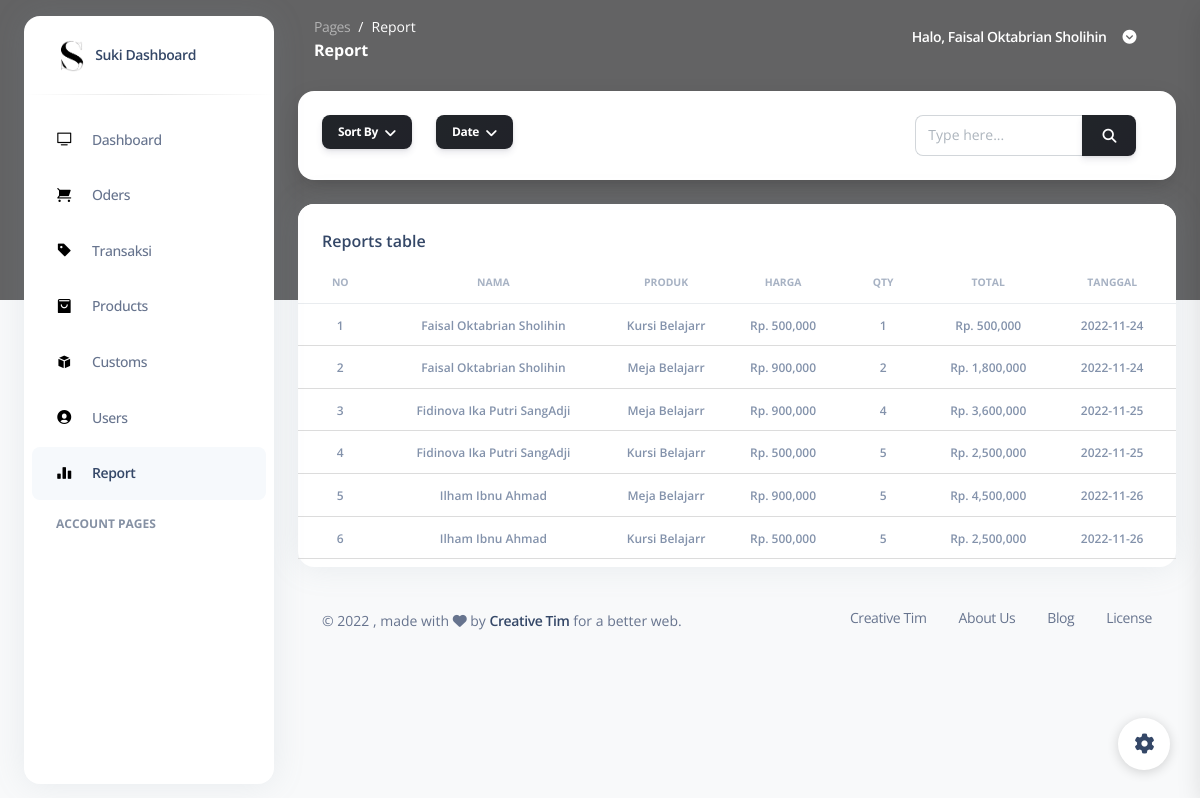
Screenshot of /pages/report.view.php (signed in) with the database file from the repository.
### tables this page shows
CREATE TABLE `tb_user` (
  `id` int(2) NOT NULL,
  `nama` varchar(50) NOT NULL,
  `foto` varchar(250) NOT NULL,
  `nohp` varchar(13) NOT NULL,
  `email` varchar(50) NOT NULL,
  `username` varchar(50) NOT NULL,
  `password` varchar(50) NOT NULL,
  `level` int(2) NOT NULL
);

CREATE TABLE `tb_detail_transaksi` (
  `id` int(2) NOT NULL,
  `id_transaksi` int(2) NOT NULL,
  `id_user` int(11) NOT NULL,
  `id_product` int(2) NOT NULL,
  `qty` int(3) NOT NULL
);

CREATE TABLE `tb_product` (
  `id` int(2) NOT NULL,
  `nama` varchar(50) NOT NULL,
  `foto` varchar(250) NOT NULL,
  `harga` int(12) NOT NULL,
  `qty` int(3) NOT NULL,
  `kategori` int(2) NOT NULL,
  `deskripsi` varchar(1000) NOT NULL
);

CREATE TABLE `tb_transaksi` (
  `id` int(2) NOT NULL,
  `user_id` int(2) NOT NULL,
  `tanggal` date NOT NULL
);

### pages/report.view.php (the view, shortened to what this page needs)
<?php
include "koneksi.php";
if (isset($_SESSION["ses_username"]) == "") {
  header("location: login.php");
} else {
  $data_id = $_SESSION["ses_id"];
}
?>
<!DOCTYPE html>
<html lang="en">
<head>
  <link href="../assets/css/nucleo-icons.css" rel="stylesheet" />
  <link href="../assets/css/nucleo-svg.css" rel="stylesheet" />
  <link href="../assets/css/nucleo-svg.css" rel="stylesheet" />
  <link id="pagestyle" href="../assets/css/argon-dashboard.css" rel="stylesheet" />
</head>
<body class="g-sidenav-show bg-gray-100">
  <div class="min-height-300 position-absolute w-100"></div>
  <aside class="sidenav bg-white navbar navbar-vertical navbar-expand-xs border-0 border-radius-xl my-3 fixed-start ms-4" id="sidenav-main">
    <div class="sidenav-header">
      <a class="navbar-brand m-0" href="/pages/dashboard.html">
        <img src="../assets/images/icon.png" class="navbar-brand-img h-100" alt="main_logo" />
        <span class="ms-1 font-weight-bold">Suki Dashboard</span>
      </a>
    </div>
    <hr class="horizontal dark mt-0" />
    <div class="collapse navbar-collapse w-auto" id="sidenav-collapse-main">
      <ul class="navbar-nav">
        <li class="nav-item">
          <a class="nav-link" href="./dashboard.view.php">
            <div class="icon icon-shape icon-sm border-radius-md text-center me-2 d-flex align-items-center justify-content-center">
              <i class="ni ni-tv-2 text-warning text-sm opacity-10"></i>
            </div>
            <span class="nav-link-text ms-1">Dashboard</span>
          </a>
        </li>
        <li class="nav-item">
          <a class="nav-link" href="./orders.view.php">
            <div class="icon icon-shape icon-sm border-radius-md text-center me-2 d-flex align-items-center justify-content-center">
              <i class="ni ni-cart text-warning text-sm opacity-10"></i>
            </div>
            <span class="nav-link-text ms-1">Oders</span>
          </a>
        </li>
        <li class="nav-item">
          <a class="nav-link" href="./transaksi.view.php">
            <div class="icon icon-shape icon-sm border-radius-md text-center me-2 d-flex align-items-center justify-content-center">
              <i class="ni ni-tag text-warning text-sm opacity-10"></i>
            </div>
            <span class="nav-link-text ms-1">Transaksi</span>
          </a>
        </li>
        <li class="nav-item">
          <a class="nav-link" href="./products.view.php">
            <div class="icon icon-shape icon-sm border-radius-md text-center me-2 d-flex align-items-center justify-content-center">
              <i class="ni ni-bag-17 text-warning text-sm opacity-10"></i>
            </div>
            <span class="nav-link-text ms-1">Products</span>
          </a>
        </li>
        <li class="nav-item">
          <a class="nav-link" href="./customs.view.php">
            <div class="icon icon-shape icon-sm border-radius-md text-center me-2 d-flex align-items-center justify-content-center">
              <i class="ni ni-app text-warning text-sm opacity-10"></i>
            </div>
            <span class="nav-link-text ms-1">Customs</span>
          </a>
        </li>
        <li class="nav-item">
          <a class="nav-link" href="./users.view.php">
            <div class="icon icon-shape icon-sm border-radius-md text-center me-2 d-flex align-items-center justify-content-center">
              <i class="ni ni-circle-08 text-warning text-sm opacity-10"></i>
            </div>
            <span class="nav-link-text ms-1">Users</span>
          </a>
        </li>
        <li class="nav-item">
          <a class="nav-link  active" href="./report.view.php">
            <div class="icon icon-shape icon-sm border-radius-md text-center me-2 d-flex align-items-center justify-content-center">
              <i class="ni ni-chart-bar-32 text-warning text-sm opacity-10"></i>
            </div>
            <span class="nav-link-text ms-1">Report</span>
          </a>
        </li>
        <li class="nav-item mt-3">
          <h6 class="ps-4 ms-2 text-uppercase text-xs font-weight-bolder opacity-6">
            Account pages
          </h6>
        </li>
        <li class="nav-item">
          <a class="nav-link" href="./profile.view.php">
          </a>
        </li>
  </aside>
  <main class="main-content position-relative border-radius-lg">
    <nav class="navbar navbar-main navbar-expand-lg px-0 mx-4 shadow-none border-radius-xl" id="navbarBlur" data-scroll="false">
      <div class="container-fluid py-1 px-3">
        <nav aria-label="breadcrumb">
          <ol class="breadcrumb bg-transparent mb-0 pb-0 pt-1 px-0 me-sm-6 me-5">
            <li class="breadcrumb-item text-sm">
              <a class="opacity-5 text-white" href="javascript:;">Pages</a>
            </li>
            <li class="breadcrumb-item text-sm text-white active" aria-current="page">
              Report
            </li>
          </ol>
          <h6 class="font-weight-bolder text-white mb-0">Report</h6>
        </nav>
        <div class="collapse navbar-collapse mt-sm-0 mt-2 me-md-0 me-sm-4" id="navbar">
          <ul class="ms-md-auto pe-md-3 d-flex align-items-center navbar-nav justify-content-end">
            <?php
            $tampilprofil = ("SELECT id, foto, nama, nohp, email, username, password  FROM tb_user WHERE id = '$data_id'");
            $result   = mysqli_query($koneksi, $tampilprofil);
            while ($row = mysqli_fetch_array($result)) {
              $profilName   = $row['nama'];
            ?>
              <li class="nav-item px-3 d-flex align-items-center">
                <a href="javascript:;" class="nav-link text-white font-weight-bold px-0">
                  <span class="d-sm-inline d-none">Halo, <?php echo $profilName ?></span>
                </a>
              </li>
            <?php
            }
            ?>
            <li class="nav-item dropdown pe-2 d-flex align-items-center">
              <a href="#" class="nav-link text-white p-0" id="dropdownMenuButton" data-bs-toggle="dropdown" aria-expanded="false">
                <i class="fa fa-chevron-circle-down cursor-pointer"></i>
              </a>
            </li>
          </ul>
        </div>
      </div>
    </nav>
    <div class="card shadow-lg mx-4 mt-3">
      <div class="card-body">
        <div class="row gx-4">
          <form class="row gx-4 dropdown col-auto" action="" method="post">
            <div class="dropdown col-auto">
              <button class="btn btn-sm bg-gradient-dark dropdown-toggle mb-1 px-3" id="dropdownMenuButton" data-bs-toggle="dropdown" aria-expanded="false">
                Sort By
              </button>
            </div>
          </form>
          <div class="dropdown col-auto">
            <form class="" action="" method="post">
              <button class="btn btn-sm bg-gradient-dark dropdown-toggle mb-1 px-3" id="dropdownMenuButton" data-bs-toggle="dropdown" aria-expanded="false">
                Date
              </button>
            </form>
          </div>
          <div class="col-lg-4 col-md-6 my-sm-auto ms-sm-auto me-sm-0 mx-auto mt-3">
            <div class="nav-wrapper position-relative end-0">
              <div class="ms-md-auto pe-md-3 d-flex align-items-center">
                <form class="input-group" action="" method="post">
                  <div class="input-group">
                    <input type="text" class="form-control ms-4" name="data" placeholder="Type here..." aria-label="Type here..." aria-describedby="button-addon2">
                    <button class="btn bg-gradient-dark  mb-0" name="caridata" type="submit" id="button-addon2">
                      <i class="fas fa-search" aria-hidden="true"></i>
                    </button>
                  </div>
                </form>
              </div>
            </div>
          </div>
        </div>
      </div>
    </div>
    <div class="container-fluid py-4">
      <div class="row">
        <div class="col-12">
          <div class="card mb-4">
            <div class="card-header pb-0">
              <div class="d-flex align-items-center">
                <h6>Reports table</h6>
              </div>
            </div>
            <div class="card-body px-0 pt-0 pb-2">
              <div class="table-responsive p-0">
                <table class="table align-items-center mb-0">
                  <thead>
                    <tr>
                      <th class="text-center text-uppercase text-secondary text-xxs font-weight-bolder opacity-7">
                        No
                      </th>
                      <th class="text-center text-uppercase text-secondary text-xxs font-weight-bolder opacity-7">
                        Nama
                      </th>
                      <th class="text-center text-uppercase text-secondary text-xxs font-weight-bolder opacity-7">
                        Produk
                      </th>
                      <th class="text-center text-uppercase text-secondary text-xxs font-weight-bolder opacity-7">
                        Harga
                      </th>
                      <th class="text-center text-uppercase text-secondary text-xxs font-weight-bolder opacity-7">
                        Qty
                      </th>
                      <th class="text-center text-uppercase text-secondary text-xxs font-weight-bolder opacity-7">
                        Total
                      </th>
                      <th class="text-center text-uppercase text-secondary text-xxs font-weight-bolder opacity-7">
                        Tanggal
                      </th>
                    </tr>
                  </thead>
                  <?php
                  $data = $_POST['data'];
                  if (isset($_POST['caridata'])) {
                    $caringab = ("SELECT tb_user.nama, tb_product.nama AS produk, format(tb_product.harga, 0) AS harga , tb_detail_transaksi.qty, format(tb_product.harga * tb_detail_transaksi.qty, 0) AS total, tb_transaksi.tanggal FROM tb_detail_transaksi INNER JOIN tb_user ON tb_user.id=tb_detail_transaksi.id_user INNER JOIN tb_product ON tb_product.id=tb_detail_transaksi.id_product INNER JOIN tb_transaksi ON tb_transaksi.id=tb_detail_transaksi.id_transaksi WHERE tb_user.nama LIKE '" . $data . "%'");
                    $result   = mysqli_query($koneksi, $caringab);
                  } else {
                    $query  = "SELECT tb_user.nama, tb_product.nama AS produk, format(tb_product.harga, 0) AS harga , tb_detail_transaksi.qty, format(tb_product.harga * tb_detail_transaksi.qty, 0) AS total, tb_transaksi.tanggal FROM tb_detail_transaksi INNER JOIN tb_user ON tb_user.id=tb_detail_transaksi.id_user INNER JOIN tb_product ON tb_product.id=tb_detail_transaksi.id_product INNER JOIN tb_transaksi ON tb_transaksi.id=tb_detail_transaksi.id_transaksi";
                    $result = mysqli_query($koneksi, $query);
                  }
                  $no     = 1;
                  while ($row = mysqli_fetch_array($result)) {
                    $reportNama = $row['nama'];
                    $reportProduct = $row['produk'];
                    $reportHarga = $row['harga'];
                    $reportQty   = $row['qty'];
                    $reportTotal  = $row['total'];
                    $reportTanggal  = $row['tanggal'];
                  ?>
                    <tbody>
                      <tr>
                        <td class="align-middle text-center">
                          <span class="text-secondary text-xs font-weight-bold"><?php echo $no; ?></span>
                        </td>
                        <td class="align-middle text-center">
                          <span class="text-secondary text-xs font-weight-bold"><?php echo $reportNama; ?></span>
                        </td>
                        <td class="align-middle text-center">
                          <span class="text-secondary text-xs font-weight-bold"><?php echo $reportProduct; ?></span>
                        </td>
                        <td class="align-middle text-center">
                          <span class="text-secondary text-xs font-weight-bold">Rp. <?php echo $reportHarga; ?></span>
                        </td>
                        <td class="align-middle text-center">
                          <span class="text-secondary text-xs font-weight-bold"><?php echo $reportQty; ?></span>
                        </td>
                        <td class="align-middle text-center">
                          <span class="text-secondary text-xs font-weight-bold">Rp. <?php echo $reportTotal; ?></span>
                        </td>
                        <td class="align-middle text-center">
                          <span class="text-secondary text-xs font-weight-bold"><?php echo $reportTanggal; ?></span>
                        </td>
                      </tr>
              </div>
            <?php
                    $no++;
                  } ?>
    <footer class="footer pt-3">
      <div class="container-fluid">
        <div class="row align-items-center justify-content-lg-between">
          <div class="col-lg-6 mb-lg-0 mb-4">
            <div class="copyright text-center text-sm text-muted text-lg-start">
              ©
              , made with <i class="fa fa-heart"></i> by
              <a href="https://www.creative-tim.com" class="font-weight-bold" target="_blank">Creative Tim</a>
              for a better web.
            </div>
          </div>
          <div class="col-lg-6">
            <ul class="nav nav-footer justify-content-center justify-content-lg-end">
              <li class="nav-item">
                <a href="https://www.creative-tim.com" class="nav-link text-muted" target="_blank">Creative Tim</a>
              </li>
              <li class="nav-item">
                <a href="https://www.creative-tim.com/presentation" class="nav-link text-muted" target="_blank">About Us</a>
              </li>
              <li class="nav-item">
                <a href="https://www.creative-tim.com/blog" class="nav-link text-muted" target="_blank">Blog</a>
              </li>
              <li class="nav-item">
                <a href="https://www.creative-tim.com/license" class="nav-link pe-0 text-muted" target="_blank">License</a>
              </li>
            </ul>
          </div>
        </div>
      </div>
    </footer>
  </main>
  <div class="fixed-plugin">
    <a class="fixed-plugin-button text-dark position-fixed px-3 py-2">
      <i class="fa fa-cog py-2"> </i>
    </a>
  </div>
</body>
</html>

### assets/css/nucleo-svg.css (style rules this page uses)
.icon { display: inline-block; color: #111111; height: 1em; width: 1em; }
.icon-sm { height: 0.8em; width: 0.8em; }
.icon { fill: currentColor; stroke: none; }

### rows the page displays
tb_user: nama "Faisal Oktabrian Sholihin"
tb_detail_transaksi: id_user.nama "Faisal Oktabrian Sholihin", id_product.nama "Kursi Belajarr", reportHarga "500,000", qty "1", reportTotal "500,000", id_transaksi.tanggal "2022-11-24"
tb_detail_transaksi: id_user.nama "Faisal Oktabrian Sholihin", id_product.nama "Meja Belajarr", reportHarga "900,000", qty "2", reportTotal "1,800,000", id_transaksi.tanggal "2022-11-24"
tb_detail_transaksi: id_user.nama "Fidinova Ika Putri SangAdji", id_product.nama "Meja Belajarr", reportHarga "900,000", qty "4", reportTotal "3,600,000", id_transaksi.tanggal "2022-11-25"
tb_detail_transaksi: id_user.nama "Fidinova Ika Putri SangAdji", id_product.nama "Kursi Belajarr", reportHarga "500,000", qty "5", reportTotal "2,500,000", id_transaksi.tanggal "2022-11-25"
tb_detail_transaksi: id_user.nama "Ilham Ibnu Ahmad", id_product.nama "Meja Belajarr", reportHarga "900,000", qty "5", reportTotal "4,500,000", id_transaksi.tanggal "2022-11-26"
tb_detail_transaksi: id_user.nama "Ilham Ibnu Ahmad", id_product.nama "Kursi Belajarr", reportHarga "500,000", qty "5", reportTotal "2,500,000", id_transaksi.tanggal "2022-11-26"
